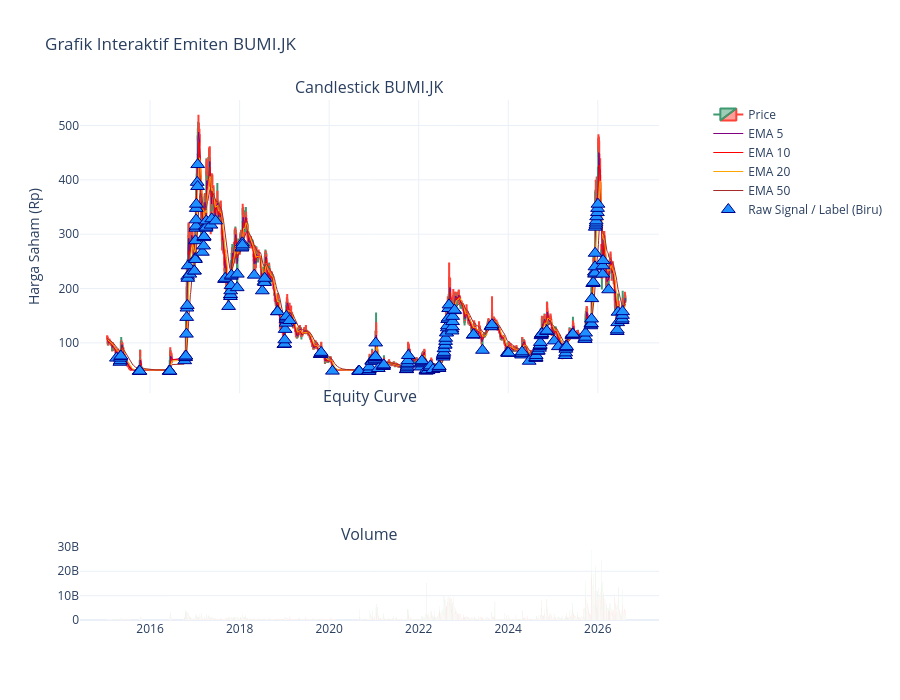

The notebook cell this image was saved under:
### Markdown cell above
## Deep Analysis

### Code cell
df_dummy_pred = df.copy()
df_dummy_pred['raw_buy_signal'] = df['is_dip'] == 1

signal_counts = df_dummy_pred['raw_buy_signal'].value_counts()
total_days = len(df_dummy_pred)
n_buy = signal_counts.get(True, 0)
n_no_buy = signal_counts.get(False, 0)
n_nan = df_dummy_pred['raw_buy_signal'].isna().sum()
print("=== Distribusi Sinyal 'raw_buy_signal' ===")
print(f"  Total               : {total_days} hari (100.0%)")
print(f"  False (Bukan Sinyal): {n_no_buy} hari ({n_no_buy/total_days*100:.1f}%)")
print(f"  True  (Sinyal Beli) : {n_buy} hari ({n_buy/total_days*100:.1f}%)")
print(f"  NaN                 : {n_nan} hari\n")

plot_interactive_candlestick(
    df=df_dummy_pred, 
    ticker_name=TICKER, 
    predictions_df=df_dummy_pred,
    show_raw_buy_signals=True
)

### Figure 1 — Plotly figure (JSON) as saved in the notebook; plotly's stock layout.template omitted (floating-point values rounded to 4 significant figures; data arrays with more than 128 entries replaced by an {"elided": "..."} marker saying what was removed)
{"data": [{"close": {"elided": "2727 float values"}, "high": {"elided": "2727 float values"}, "low": {"elided": "2727 float values"}, "name": "Price", "open": {"elided": "2727 float values"}, "type": "candlestick", "x": {"elided": "2727 str values"}, "xaxis": "x", "yaxis": "y"}, {"hovertemplate": "EMA 5: Rp%{y:,.0f}<extra></extra>", "line": {"color": "purple", "width": 1}, "mode": "lines", "name": "EMA 5", "type": "scatter", "x": {"elided": "2727 str values"}, "xaxis": "x", "y": {"elided": "2727 float values"}, "yaxis": "y"}, {"hovertemplate": "EMA 10: Rp%{y:,.0f}<extra></extra>", "line": {"color": "red", "width": 1}, "mode": "lines", "name": "EMA 10", "type": "scatter", "x": {"elided": "2727 str values"}, "xaxis": "x", "y": {"elided": "2727 float values"}, "yaxis": "y"}, {"hovertemplate": "EMA 20: Rp%{y:,.0f}<extra></extra>", "line": {"color": "orange", "width": 1}, "mode": "lines", "name": "EMA 20", "type": "scatter", "x": {"elided": "2727 str values"}, "xaxis": "x", "y": {"elided": "2727 float values"}, "yaxis": "y"}, {"hovertemplate": "EMA 50: Rp%{y:,.0f}<extra></extra>", "line": {"color": "brown", "width": 1}, "mode": "lines", "name": "EMA 50", "type": "scatter", "x": {"elided": "2727 str values"}, "xaxis": "x", "y": {"elided": "2727 float values"}, "yaxis": "y"}, {"hovertemplate": "%{text}<extra></extra>", "marker": {"color": "dodgerblue", "line": {"color": "darkblue", "width": 1}, "size": 12, "symbol": "triangle-up"}, "mode": "markers", "name": "Raw Signal / Label (Biru)", "text": {"elided": "263 str values"}, "type": "scatter", "x": {"elided": "263 str values"}, "xaxis": "x", "y": {"elided": "263 float values"}, "yaxis": "y"}, {"marker": {"color": {"elided": "2727 str values"}}, "name": "Volume", "showlegend": false, "type": "bar", "x": {"elided": "2727 str values"}, "xaxis": "x3", "y": {"elided": "2727 float values"}, "yaxis": "y4"}], "layout": {"annotations": [{"font": {"size": 16}, "showarrow": false, "text": "Candlestick BUMI.JK", "x": 0.47, "xanchor": "center", "xref": "paper", "y": 1, "yanchor": "bottom", "yref": "paper"}, {"font": {"size": 16}, "showarrow": false, "text": "Equity Curve", "x": 0.47, "xanchor": "center", "xref": "paper", "y": 0.406, "yanchor": "bottom", "yref": "paper"}, {"font": {"size": 16}, "showarrow": false, "text": "Volume", "x": 0.47, "xanchor": "center", "xref": "paper", "y": 0.141, "yanchor": "bottom", "yref": "paper"}], "height": 700, "hovermode": "closest", "title": {"text": "Grafik Interaktif Emiten BUMI.JK"}, "xaxis": {"anchor": "y", "domain": [0, 0.94], "matches": "x3", "rangeslider": {"visible": false}, "showticklabels": false}, "xaxis2": {"anchor": "y3", "domain": [0, 0.94], "matches": "x3", "showticklabels": false}, "xaxis3": {"anchor": "y4", "domain": [0, 0.94]}, "yaxis": {"anchor": "x", "domain": [0.436, 1], "title": {"text": "Harga Saham (Rp)"}}, "yaxis2": {"anchor": "x", "overlaying": "y", "side": "right"}, "yaxis3": {"anchor": "x2", "domain": [0.171, 0.406]}, "yaxis4": {"anchor": "x3", "domain": [0, 0.141]}}}
